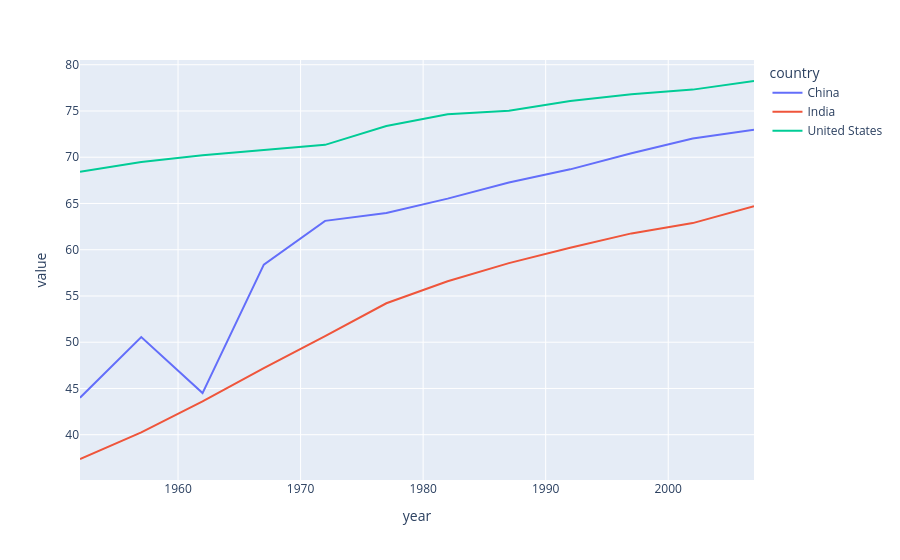

Notebook source saved alongside this figure:
### Code cell
px.line(temp_df,x=temp_df.index,y=temp_df.columns)

### Figure 1 — Plotly figure (JSON) as saved in the notebook; plotly's stock layout.template omitted (floating-point values rounded to 4 significant figures)
{"data": [{"hovertemplate": "country=China<br>year=%{x}<br>value=%{y}<extra></extra>", "legendgroup": "China", "line": {"color": "#636efa", "dash": "solid"}, "marker": {"symbol": "circle"}, "mode": "lines", "name": "China", "orientation": "v", "showlegend": true, "type": "scatter", "x": [1952, 1957, 1962, 1967, 1972, 1977, 1982, 1987, 1992, 1997, 2002, 2007], "xaxis": "x", "y": [44.0, 50.55, 44.5, 58.38, 63.12, 63.97, 65.53, 67.27, 68.69, 70.43, 72.03, 72.96], "yaxis": "y"}, {"hovertemplate": "country=India<br>year=%{x}<br>value=%{y}<extra></extra>", "legendgroup": "India", "line": {"color": "#EF553B", "dash": "solid"}, "marker": {"symbol": "circle"}, "mode": "lines", "name": "India", "orientation": "v", "showlegend": true, "type": "scatter", "x": [1952, 1957, 1962, 1967, 1972, 1977, 1982, 1987, 1992, 1997, 2002, 2007], "xaxis": "x", "y": [37.37, 40.25, 43.6, 47.19, 50.65, 54.21, 56.6, 58.55, 60.22, 61.77, 62.88, 64.7], "yaxis": "y"}, {"hovertemplate": "country=United States<br>year=%{x}<br>value=%{y}<extra></extra>", "legendgroup": "United States", "line": {"color": "#00cc96", "dash": "solid"}, "marker": {"symbol": "circle"}, "mode": "lines", "name": "United States", "orientation": "v", "showlegend": true, "type": "scatter", "x": [1952, 1957, 1962, 1967, 1972, 1977, 1982, 1987, 1992, 1997, 2002, 2007], "xaxis": "x", "y": [68.44, 69.49, 70.21, 70.76, 71.34, 73.38, 74.65, 75.02, 76.09, 76.81, 77.31, 78.24], "yaxis": "y"}], "layout": {"legend": {"title": {"text": "country"}, "tracegroupgap": 0}, "margin": {"t": 60}, "xaxis": {"anchor": "y", "domain": [0, 1], "title": {"text": "year"}}, "yaxis": {"anchor": "x", "domain": [0, 1], "title": {"text": "value"}}}}
